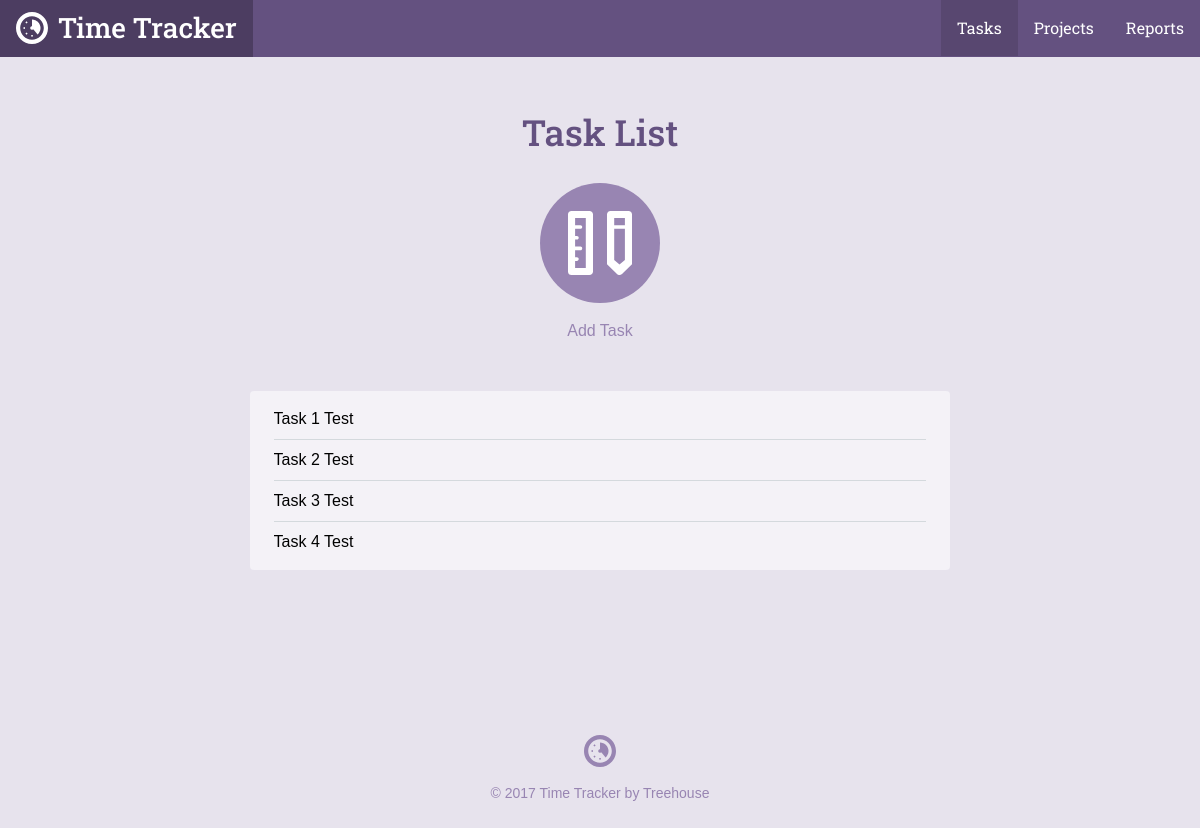
Before: /task_list.php with the older database file.
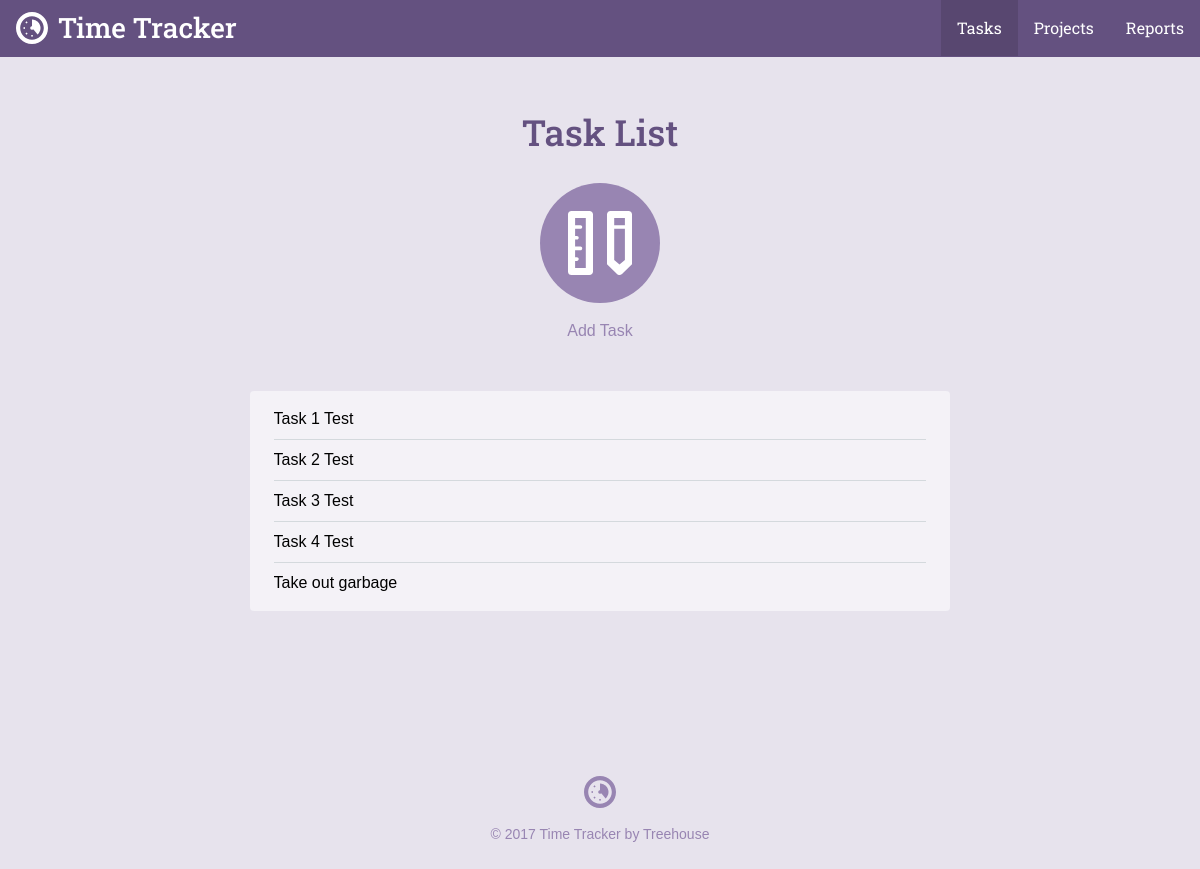
After: the same page with the newer database file.
### tables this page shows
CREATE TABLE `tasks` (
	`task_id`	INTEGER PRIMARY KEY AUTOINCREMENT,
	`project_id`	INTEGER,
	`title`	TEXT,
	`date`	INTEGER NOT NULL,
	`time`	TEXT NOT NULL
);

### inc/functions.php (called while the page is built, shortened)
<?php
function get_task_list(){
	include 'connection.php';
	$sql = "SELECT tasks.*,projects.title AS project FROM tasks INNER JOIN projects ON projects.project_id = tasks.project_id";
	try{
		return $db->query($sql);
	}catch(Exception $e){
		echo "Error: " . $e->getMessage() . "</br>";
		return array();
	}
}

### task_list.php (the view, shortened to what this page needs)
<?php
require 'inc/functions.php';
$page = "tasks";
include 'inc/header.php';
?>
<div class="section catalog random">
    <div class="col-container page-container">
        <div class="col col-70-md col-60-lg col-center">
            <h1 class="actions-header">Task List</h1>
            <div class="actions-item">
                <a class="actions-link" href="task.php">
                    <span class="actions-icon">
                        <svg viewbox="0 0 64 64"><use xlink:href="#task_icon"></use></svg>
                    </span>
                Add Task</a>
            </div>
            <div class="form-container">
              <ul class="items">
               <?php
                    foreach(get_task_list() as $item){
                        echo "<li>". $item['title'] . "</li>";
                    }
                ?>
              </ul>
            </div>
        </div>
    </div>
</div>
<?php include("inc/footer.php"); ?>

### inc/header.php (shortened to what this page needs)
<html>
<head>
	<link rel="stylesheet" href="css/style.css" type="text/css">
</head>
<body>
	<header class="header">
    <div class="col-container">
  		<h1>
        <a class="logo" href="./">
          <svg viewbox="0 0 64 64" class="logo-icon"><use xlink:href="#logo_icon"></use></svg>
          <span class="logo-name">Time Tracker</span>
        </a>
      </h1>
  		<ul class="nav">
        <li class="nav-item tasks<?php if ($page == "tasks") { echo " on"; } ?>"><a class="nav-link" href="task_list.php">Tasks</a></li>
        <li class="nav-item projects<?php if ($page == "projects") { echo " on"; } ?>"><a class="nav-link" href="project_list.php">Projects</a></li>
        <li class="nav-item reports<?php if ($page == "reports") { echo " on"; } ?>"><a class="nav-link" href="reports.php">Reports</a></li>
      </ul>
    </div>
  </header>
	<div id="content">

### inc/footer.php
</div>
	<footer class="footer">
    <div class="col-container">
      <svg viewbox="0 0 64 64" class="logo-icon"><use xlink:href="#logo_icon"></use></svg>
  		<p class="footer-copy">&copy; <?php echo date("Y"); ?> Time Tracker by Treehouse</p>
    </div>
	</footer>
</body>
</html>

### css/style.css (style rules this page uses)
*,:after,:before { box-sizing:border-box }
html { font-family:sans-serif;-ms-text-size-adjust:100%;-webkit-text-size-adjust:100% }
body { margin:0 }
article,aside,details,figcaption,figure,footer,header,hgroup,main,menu,nav,section,summary { display:block }
a { background-color:transparent }
h1 { font-size:2em;margin:.67em 0 }
svg:not(:root) { overflow:hidden }
html { font-size:100%;line-height:1.5;-webkit-tap-highlight-color:transparent }
body { font-size:1rem;font-family:"Gotham Rounded A","Gotham Rounded B","Helvetica",Helvetica,Arial,sans-serif;font-style:normal;font-weight:400 }
.col { float:left;width:100% }
.col-container:before,.col-container:after { content:" ";display:table }
.col-container:after { clear:both }
.col-center { float:none;margin:0 auto }
@media screen and (min-width: 680px) { .col-70-md { width:70% !important } }
@media screen and (min-width: 960px) { .col-60-lg { width:60% !important } }
h1,h2,h3,h4,h5,h6 { color:#40484a;display:block;font-weight:500;margin:0;text-rendering:optimizeLegibility }
h1 { font-size:2.25rem }
p { color:#576366;font-size:1rem;line-height:1.5;margin:0 }
a { color:#3f8abf;cursor:pointer;transition:color 300ms 0s ease;text-decoration:none }
ul,ol { margin:0;padding:0 0 0 2rem }
body { background-color:#e7e3ed }
h1,h2,h3,h4,h5,h6 { color:#645180;font-family:"Roboto Slab", Helvetica, Arial, sans-serif }
p { color:#7D669E }
.header { background-color:#645180;overflow:hidden }
.header h1 { float:left }
.col-container { margin:0 auto;max-width:1200px }
.logo { display:inline-block;transition:background 200ms ease-in-out }
@media screen { .logo { padding:.4rem 1rem .7rem } }
@media screen and (min-width: 680px) { .logo { padding:.45rem 1rem .5rem } }
.logo-icon { width:32px;fill:#fff;margin-top:5px;float:left }
.footer .logo-icon { float:none;margin-bottom:1rem;fill:#9885b2 }
.logo-name { color:#fff;font-family:"Roboto Slab", Helvetica, Arial, sans-serif;margin-left:10px;font-size:1.75rem }
@media screen { .logo-name { display:none } }
@media screen and (min-width: 680px) { .logo-name { display:inline } }
.nav { float:right;list-style:none }
.nav-item { float:left }
.nav-item.on .nav-link { background-color:#584770;cursor:default }
.nav-link { color:#fff;font-family:"Roboto Slab", Helvetica, Arial, sans-serif;transition:background 200ms ease-in-out;padding:1rem;display:inline-block }
@media screen { .nav-link { font-size:15px } }
@media screen and (min-width: 680px) { .nav-link { font-size:16px } }
.actions-header { margin-bottom:1.5rem }
.actions-item { margin:0 1.5rem }
@media screen and (min-width: 680px) { .actions-item { display:inline-block;float:left } }
.page-container .actions-item { float:none }
.actions-link { transition:color 200ms ease-in-out;color:#9885b2;display:block }
@media screen { .actions-link { margin-bottom:2rem } }
@media screen and (min-width: 680px) { .actions-link { margin-bottom:0 } }
.actions-icon { width:120px;height:120px;transition:background 200ms ease-in-out;display:block;background-color:#9885b2;border-radius:9999px }
@media screen { .actions-icon { margin-bottom:.5rem } }
@media screen and (min-width: 680px) { .actions-icon { margin-bottom:1rem } }
.actions-icon svg { width:64px;height:64px;margin-top:28px;fill:#fff;display:inline-block }
.page-container .actions-icon { margin-left:auto;margin-right:auto }
.page-container { text-align:center }
@media screen { .page-container { padding:1.5rem 1rem 0 1rem } }
@media screen and (min-width: 680px) { .page-container { padding-top:3rem } }
.form-container { background-color:#f4f2f7;border-radius:4px }
@media screen { .form-container { padding:.5rem 1.5rem;margin-top:.5rem;margin-bottom:1.5rem } }
@media screen and (min-width: 680px) { .form-container { padding:.5rem 1.5rem;margin-top:3rem;margin-bottom:0 } }
.items { list-style:none;overflow:hidden;padding:0;margin:0 }
.items li { position:relative;text-align:left;border-bottom:solid 1px #d4d9dd;padding-top:.5rem;padding-bottom:.5rem }
.items li:last-child { border-bottom:none !important }
.footer { padding:5rem 0 0 0;text-align:center }
@media screen { .footer { margin-top:1.5rem;margin-bottom:1.5rem } }
@media screen and (min-width: 680px) { .footer { margin-top:5rem } }
.footer-copy { font-size:.875rem;color:#9885b2 }

Changed rows visible on the page:
added tasks: title "Take out garbage"
